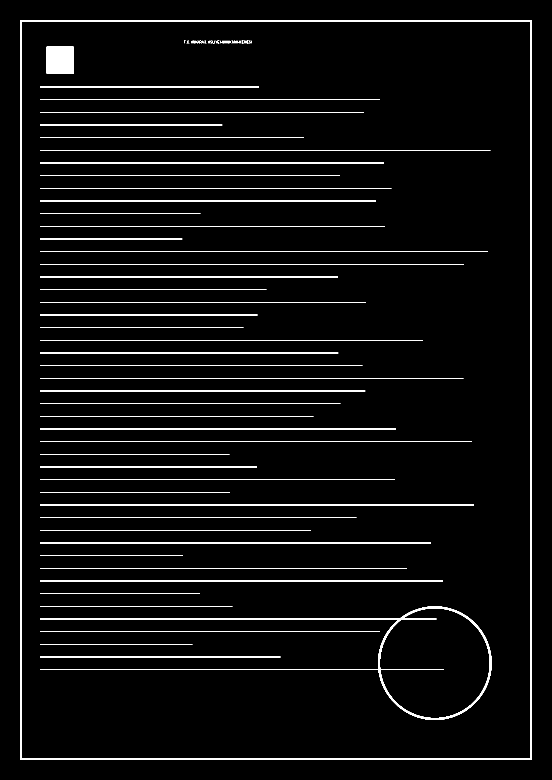
#> input picture tests/fixtures/tiff/g4-tekserit-miniswhite.tif, 1654 x 2339 px (shown at 1/3 size); its folder holds 8 pictures in this run; the run also reads 1 picture not shown here
$ python build-tiff-fixtures.py
#> lines starting #> are read from the running program, lines starting #| are printed output that depends on the picture; after the words box and inside, x2 and y2 are one past the last pixel; in counts of white or black regions, pixels touching at a corner belong together
#!/usr/bin/env python3
"""TIFF test dosyalarını GERÇEK libtiff (Pillow + tiffcp) ile üretir.

Her TIFF için her sayfanın beklenen görünümü Pillow/libtiff ile çözülüp
`<ad>.p<N>.png` olarak yazılır: uygulamanın TIFF okuyucusu BAĞIMSIZ bir
kaynağa karşı doğrulanır. Dosyalar depoya girer (CI'da Python yoktur);
yeniden üretmek için:  python3 tests/fixtures/tiff/build-tiff-fixtures.py
"""
import os, struct, subprocess, random
from PIL import Image, ImageDraw

OUT = os.path.dirname(os.path.abspath(__file__))
TMP = os.path.join(OUT, '_tmp')
os.makedirs(TMP, exist_ok=True)
A4_200 = (1654, 2339)


def page_bw(seed, size=A4_200):
    """Resmî evrak benzeri siyah-beyaz sayfa: başlık, satırlar, çerçeve, mühür."""
#> called with seed = 1, size = (1654, 2339)
    im = Image.new('1', size, 1)
#> im: PIL image 1654x2339 1; every value is 1
    d = ImageDraw.Draw(im)
    w, h = size
    d.rectangle([60, 60, w - 60, h - 60], outline=0, width=4)
    d.text((w // 3, 120), f'T.C. ANKARA {seed}. ASLIYE HUKUK MAHKEMESI', fill=0)
    rnd = random.Random(seed)
    y = 260
    while y < h - 300:
        d.line([(120, y), (120 + rnd.randint(w // 4, w - 300), y)], fill=0, width=2)
        y += 38
#> after the loop, y = 2046
    d.ellipse([w - 520, h - 520, w - 180, h - 180], outline=0, width=6)   # mühür
    d.rectangle([140, 140, 220, 220], fill=0)                             # sol üst işaret
    return im


def page_color(seed, size=(600, 800), mode='RGB'):
    im = Image.new('RGB', size, (250, 248, 240))
    d = ImageDraw.Draw(im)
    rnd = random.Random(seed)
    for i in range(0, size[1], 8):
        d.line([(0, i), (size[0], i)], fill=(240 - i // 8, 230, 200 + (i // 16) % 50))
    d.rectangle([20, 20, 120, 120], fill=(200, 20, 20))                   # sol üst kırmızı işaret
    d.ellipse([size[0] - 220, size[1] - 220, size[0] - 40, size[1] - 40], outline=(20, 40, 160), width=8)
    for k in range(30):
        d.text((40, 160 + k * 20), f'Satir {k} {rnd.random():.5f}', fill=(10, 10, 10))
    return im.convert(mode)


def expected(tif, name):
    im = Image.open(tif)
    n = 0
    while True:
        try:
            im.seek(n)
        except EOFError:
            break
        frame = im.convert('RGB') if im.mode not in ('1', 'L') else im.convert('L')
        frame.save(os.path.join(OUT, f'{name}.p{n + 1}.png'))
        n += 1


def tiffcp(args, src, dst):
    subprocess.run(['tiffcp', *args, src, dst], check=True)


def set_tag_short(path, tag, value):
    """İlk IFD'de SHORT bir etiketin değerini yerinde değiştirir (II/MM)."""
    b = bytearray(open(path, 'rb').read())
    e = '<' if b[:2] == b'II' else '>'
    off = struct.unpack(e + 'I', b[4:8])[0]
    while off:
        n = struct.unpack(e + 'H', b[off:off + 2])[0]
        for i in range(n):
            p = off + 2 + i * 12
            t, typ = struct.unpack(e + 'HH', b[p:p + 4])
            if t == tag:
                b[p + 8:p + 10] = struct.pack(e + 'H', value)
        off = struct.unpack(e + 'I', b[off + 2 + n * 12: off + 6 + n * 12])[0]
    open(path, 'wb').write(bytes(b))


def build():
    made = []
    def done(name, path):
        expected(path, name)
        made.append(name)

    # 1) G4, 2 sayfa, çok şeritli (Pillow varsayılanı), min-is-black
    p = os.path.join(OUT, 'g4-2sayfa.tif')
    page_bw(1).save(p, compression='group4', dpi=(200, 200), save_all=True, append_images=[page_bw(2)])
#> the loop in page_bw (call 2), `while y < h - 300:` made 47 passes
#> y on passes 1 to 12: 298, 336, 374, 412, 450, 488, 526, 564, 602, 640, 678, 716
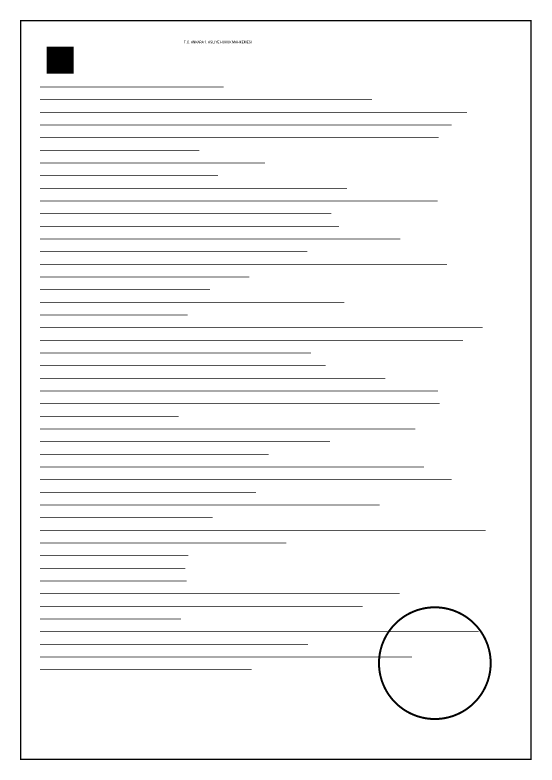
#> saved as g4-2sayfa.tif: PIL image 1654x2339 1 (shown at 1/3 size); 96.7% white; 79 black regions (24 under 20 px), largest, box (x1, y1, x2, y2) and area: (60, 60, 1595, 2280) 29976, (120, 1819, 1475, 2160) 11062, (140, 140, 221, 221) 6561
    done('g4-2sayfa', p)
#> the loop in expected, `while True:` made 3 passes
#> pass 2, in expected, `frame = im.convert('RGB') if im.mode not in ('1', 'L') else im.convert..`:
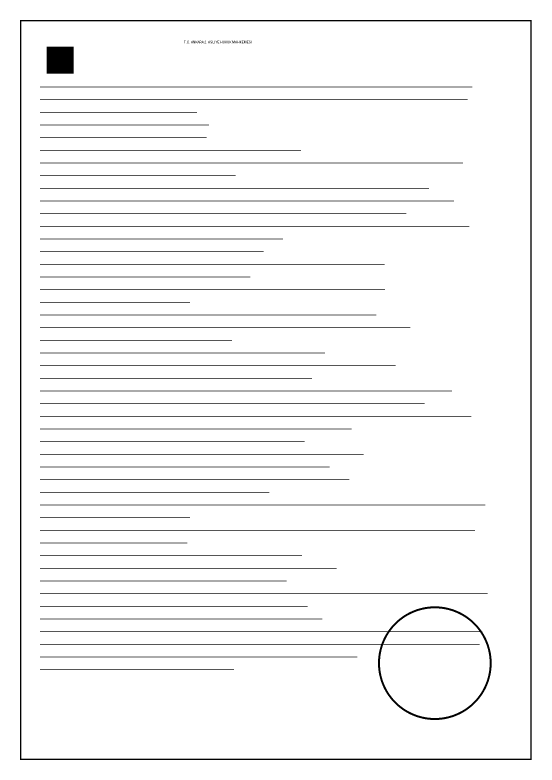
#> frame: PIL image 1654x2339 L (shown at 1/3 size); 96.6% white; 79 black regions (24 under 20 px), largest, box (x1, y1, x2, y2) and area: (60, 60, 1595, 2280) 29976, (120, 1819, 1475, 2160) 11475, (140, 140, 221, 221) 6561
#> after the loop in expected, `while True:`: n = 2

    # 2) G4, TEK şerit (bayt bayt aktarım yolu), min-is-white (faks standardı)
    src = os.path.join(TMP, 'bw.tif'); page_bw(3).save(src, compression='group4', dpi=(200, 200))
#> after `src = os.path.join(TMP, 'bw.tif')`:
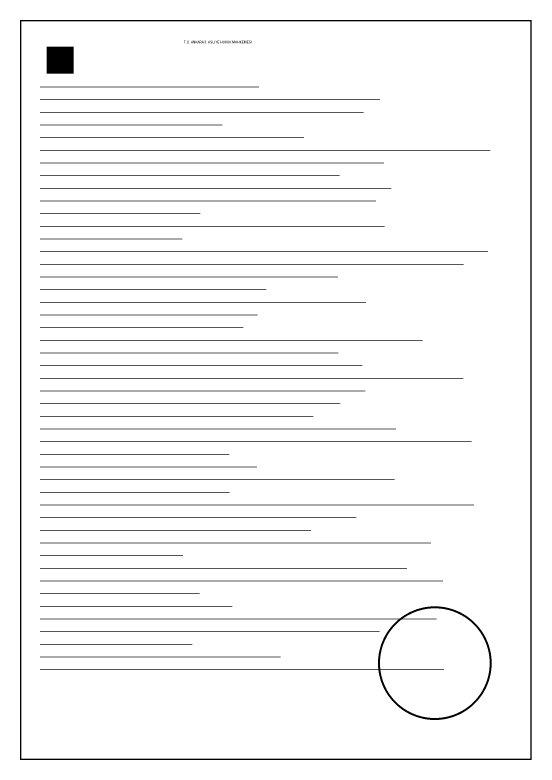
#> saved as bw.tif: PIL image 1654x2339 1 (shown at 1/3 size); 96.7% white; 79 black regions (24 under 20 px), largest, box (x1, y1, x2, y2) and area: (60, 60, 1595, 2280) 29976, (120, 1819, 1475, 2160) 10997, (140, 140, 221, 221) 6561
    p = os.path.join(OUT, 'g4-tekserit-miniswhite.tif')
    tiffcp(['-c', 'g4', '-r', '100000'], src, p)
    set_tag_short(p, 262, 0)
    done('g4-tekserit-miniswhite', p)
#> call 2 of expected, with name = 'g4-tekserit-miniswhite'
#> in expected, im is the input picture: PIL image 1654x2339 1; 3.3% white; 79 white regions (24 under 20 px), largest, box (x1, y1, x2, y2) and area: (60, 60, 1595, 2280) 29976, (120, 1819, 1475, 2160) 10997, (140, 140, 221, 221) 6561
#> after the loop in expected (call 2), `while True:`: n = 1

    # 3) G4, tek şerit, FillOrder 2 (LSB önce)
    p = os.path.join(OUT, 'g4-fillorder2.tif')
    tiffcp(['-c', 'g4', '-r', '100000', '-f', 'lsb2msb'], src, p)
    done('g4-fillorder2', p)

    # 4) G3 1D ve 2D (faks)
    for name, comp in [('g3-1d', 'g3'), ('g3-2d', 'g3:2d')]:
        p = os.path.join(OUT, f'{name}.tif')
        tiffcp(['-c', comp], src, p)
        done(name, p)

    # 5) Renkli LZW + yatay tahmin (predictor 2), çok şerit
    src = os.path.join(TMP, 'rgb.tif'); page_color(4).save(src, dpi=(150, 150))
    p = os.path.join(OUT, 'lzw-rgb.tif'); tiffcp(['-c', 'lzw:2'], src, p); done('lzw-rgb', p)

    # 6) Gri Deflate + predictor 2, santimetre çözünürlük birimi
    src = os.path.join(TMP, 'gray.tif')
    # Çözünürlük birimi SANTİMETRE: 118,11 piksel/cm = 300 DPI
    page_color(5, mode="L").save(src, resolution=118.11, resolution_unit='cm')
    p = os.path.join(OUT, 'zip-gri-cm.tif'); tiffcp(['-c', 'zip:2'], src, p)
    done('zip-gri-cm', p)

    # 7) Siyah-beyaz PackBits
    src = os.path.join(TMP, 'bw-small.tif'); page_bw(6, (800, 1100)).save(src, dpi=(100, 100))
    p = os.path.join(OUT, 'packbits-sb.tif'); tiffcp(['-c', 'packbits'], src, p); done('packbits-sb', p)

    # 8) Paletli, sıkıştırmasız
    p = os.path.join(OUT, 'palet.tif')
    page_color(7).convert('P', palette=Image.ADAPTIVE, colors=64).save(p, dpi=(150, 150))
    done('palet', p)

    # 9) JPEG (YCbCr): çok şerit ve tek şerit
    src = os.path.join(TMP, 'rgb2.tif'); page_color(8, (640, 880)).save(src, dpi=(150, 150))
    p = os.path.join(OUT, 'jpeg-cokserit.tif'); tiffcp(['-c', 'jpeg:90', '-r', '64'], src, p); done('jpeg-cokserit', p)
    p = os.path.join(OUT, 'jpeg-tekserit.tif'); tiffcp(['-c', 'jpeg:90', '-r', '100000'], src, p); done('jpeg-tekserit', p)

    # 10) CMYK LZW
    p = os.path.join(OUT, 'cmyk-lzw.tif')
    cmyk = page_color(9).convert('CMYK')
    cmyk.save(p, compression='tiff_lzw', dpi=(150, 150))
    # CMYK'yi RGB'ye çevirmenin tek doğru yolu yok (pdf.js ile Pillow farklı
    # çevirir); beklenti HAM CMYK örnekleridir (zlib ile sıkıştırılmış).
    import zlib
    open(os.path.join(OUT, 'cmyk-lzw.p1.cmyk.z'), 'wb').write(zlib.compress(cmyk.tobytes(), 9))
    made.append('cmyk-lzw')

    # 11) Yön etiketi 6 (90° saat yönünde göster)
    p = os.path.join(OUT, 'yon6.tif')
    page_color(10, (800, 600)).save(p, compression='tiff_lzw', dpi=(150, 150), tiffinfo={274: 6})
    made.append('yon6')     # Pillow yönü uygulamaz; beklenti testte ayrıca kurulur

    # 12) Faks çözünürlüğü: kare olmayan piksel (204 x 98 DPI)
    p = os.path.join(OUT, 'faks-204x98.tif')
    page_bw(11, (1728, 1100)).save(p, compression='group4', dpi=(204, 98))
    made.append('faks-204x98')

    # 13) Desteklenmeyen: döşemeli (tiled) ve şeffaf (alfa kanallı)
    p = os.path.join(OUT, 'desteklenmez-doseme.tif')
    tiffcp(['-c', 'lzw', '-t'], os.path.join(TMP, 'rgb.tif'), p)
    p = os.path.join(OUT, 'desteklenmez-alfa.tif')
    page_color(12).convert('RGBA').save(p, compression='tiff_lzw', dpi=(150, 150))

    for f in os.listdir(TMP):
        os.remove(os.path.join(TMP, f))
    os.rmdir(TMP)
    print('üretildi:', ', '.join(made))


if __name__ == '__main__':
#> (the run stopped early here; a loop or call above may not have finished)
